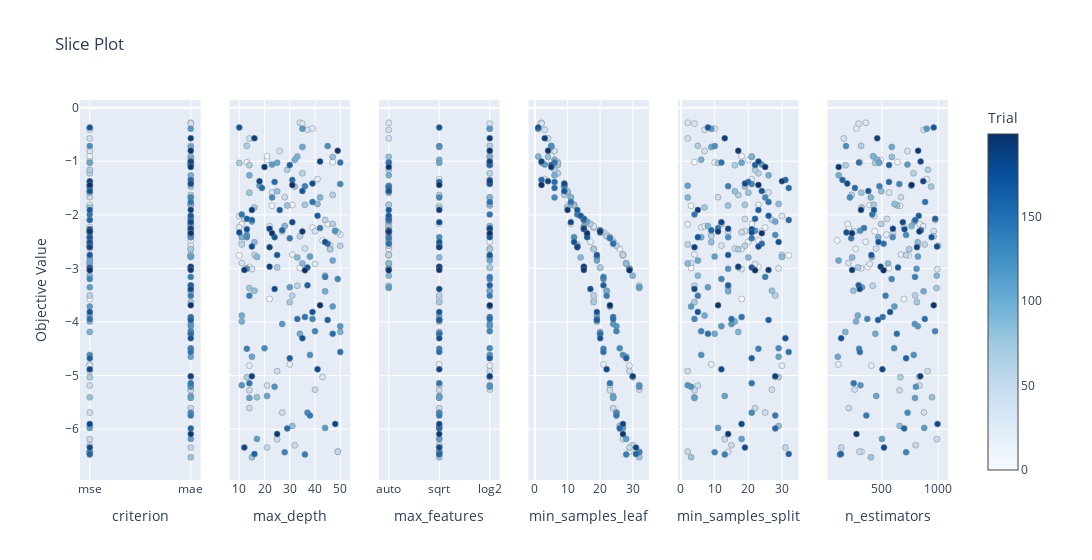

Notebook cell for this chart:
### Markdown cell above
These Plots provide insights into **the relationship between specific hyperparameters and the objective function value.** It visualizes how a particular hyperparameter or a combination of hyperparameters affects the optimization process.

### Code cell
optuna.visualization.plot_slice(study, params = ['n_estimators',
                                                 'max_depth',
                                                 'min_samples_split',
                                                 'min_samples_leaf',
                                                 'max_features',
                                                 'criterion',])

### Figure 1 — Plotly figure (JSON) as saved in the notebook; plotly's stock layout.template omitted (floating-point values rounded to 4 significant figures; data arrays with more than 128 entries replaced by an {"elided": "..."} marker saying what was removed)
{"data": [{"marker": {"color": {"elided": "200 int values"}, "colorbar": {"title": {"text": "Trial"}, "x": 1, "xpad": 40}, "colorscale": [[0, "rgb(247,251,255)"], [0.125, "rgb(222,235,247)"], [0.25, "rgb(198,219,239)"], [0.375, "rgb(158,202,225)"], [0.5, "rgb(107,174,214)"], [0.625, "rgb(66,146,198)"], [0.75, "rgb(33,113,181)"], [0.875, "rgb(8,81,156)"], [1, "rgb(8,48,107)"]], "line": {"color": "Grey", "width": 0.5}, "showscale": true}, "mode": "markers", "name": "Feasible Trial", "showlegend": false, "type": "scatter", "x": {"elided": "200 str values"}, "xaxis": "x", "y": {"elided": "200 float values"}, "yaxis": "y"}, {"marker": {"color": {"elided": "200 int values"}, "colorbar": {"title": {"text": "Trial"}, "x": 1, "xpad": 40}, "colorscale": [[0, "rgb(247,251,255)"], [0.125, "rgb(222,235,247)"], [0.25, "rgb(198,219,239)"], [0.375, "rgb(158,202,225)"], [0.5, "rgb(107,174,214)"], [0.625, "rgb(66,146,198)"], [0.75, "rgb(33,113,181)"], [0.875, "rgb(8,81,156)"], [1, "rgb(8,48,107)"]], "line": {"color": "Grey", "width": 0.5}, "showscale": false}, "mode": "markers", "name": "Feasible Trial", "showlegend": false, "type": "scatter", "x": {"elided": "200 int values"}, "xaxis": "x2", "y": {"elided": "200 float values"}, "yaxis": "y2"}, {"marker": {"color": {"elided": "200 int values"}, "colorbar": {"title": {"text": "Trial"}, "x": 1, "xpad": 40}, "colorscale": [[0, "rgb(247,251,255)"], [0.125, "rgb(222,235,247)"], [0.25, "rgb(198,219,239)"], [0.375, "rgb(158,202,225)"], [0.5, "rgb(107,174,214)"], [0.625, "rgb(66,146,198)"], [0.75, "rgb(33,113,181)"], [0.875, "rgb(8,81,156)"], [1, "rgb(8,48,107)"]], "line": {"color": "Grey", "width": 0.5}, "showscale": false}, "mode": "markers", "name": "Feasible Trial", "showlegend": false, "type": "scatter", "x": {"elided": "200 str values"}, "xaxis": "x3", "y": {"elided": "200 float values"}, "yaxis": "y3"}, {"marker": {"color": {"elided": "200 int values"}, "colorbar": {"title": {"text": "Trial"}, "x": 1, "xpad": 40}, "colorscale": [[0, "rgb(247,251,255)"], [0.125, "rgb(222,235,247)"], [0.25, "rgb(198,219,239)"], [0.375, "rgb(158,202,225)"], [0.5, "rgb(107,174,214)"], [0.625, "rgb(66,146,198)"], [0.75, "rgb(33,113,181)"], [0.875, "rgb(8,81,156)"], [1, "rgb(8,48,107)"]], "line": {"color": "Grey", "width": 0.5}, "showscale": false}, "mode": "markers", "name": "Feasible Trial", "showlegend": false, "type": "scatter", "x": {"elided": "200 int values"}, "xaxis": "x4", "y": {"elided": "200 float values"}, "yaxis": "y4"}, {"marker": {"color": {"elided": "200 int values"}, "colorbar": {"title": {"text": "Trial"}, "x": 1, "xpad": 40}, "colorscale": [[0, "rgb(247,251,255)"], [0.125, "rgb(222,235,247)"], [0.25, "rgb(198,219,239)"], [0.375, "rgb(158,202,225)"], [0.5, "rgb(107,174,214)"], [0.625, "rgb(66,146,198)"], [0.75, "rgb(33,113,181)"], [0.875, "rgb(8,81,156)"], [1, "rgb(8,48,107)"]], "line": {"color": "Grey", "width": 0.5}, "showscale": false}, "mode": "markers", "name": "Feasible Trial", "showlegend": false, "type": "scatter", "x": {"elided": "200 int values"}, "xaxis": "x5", "y": {"elided": "200 float values"}, "yaxis": "y5"}, {"marker": {"color": {"elided": "200 int values"}, "colorbar": {"title": {"text": "Trial"}, "x": 1, "xpad": 40}, "colorscale": [[0, "rgb(247,251,255)"], [0.125, "rgb(222,235,247)"], [0.25, "rgb(198,219,239)"], [0.375, "rgb(158,202,225)"], [0.5, "rgb(107,174,214)"], [0.625, "rgb(66,146,198)"], [0.75, "rgb(33,113,181)"], [0.875, "rgb(8,81,156)"], [1, "rgb(8,48,107)"]], "line": {"color": "Grey", "width": 0.5}, "showscale": false}, "mode": "markers", "name": "Feasible Trial", "showlegend": false, "type": "scatter", "x": {"elided": "200 int values"}, "xaxis": "x6", "y": {"elided": "200 float values"}, "yaxis": "y6"}], "layout": {"title": {"text": "Slice Plot"}, "width": 1800, "xaxis": {"anchor": "y", "categoryarray": ["mse", "mae"], "categoryorder": "array", "domain": [0, 0.1389], "title": {"text": "criterion"}, "type": "category"}, "xaxis2": {"anchor": "y2", "domain": [0.1722, 0.3111], "title": {"text": "max_depth"}}, "xaxis3": {"anchor": "y3", "categoryarray": ["auto", "sqrt", "log2"], "categoryorder": "array", "domain": [0.3444, 0.4833], "title": {"text": "max_features"}, "type": "category"}, "xaxis4": {"anchor": "y4", "domain": [0.5167, 0.6556], "title": {"text": "min_samples_leaf"}}, "xaxis5": {"anchor": "y5", "domain": [0.6889, 0.8278], "title": {"text": "min_samples_split"}}, "xaxis6": {"anchor": "y6", "domain": [0.8611, 1], "title": {"text": "n_estimators"}}, "yaxis": {"anchor": "x", "domain": [0, 1], "title": {"text": "Objective Value"}}, "yaxis2": {"anchor": "x2", "domain": [0, 1], "matches": "y", "showticklabels": false}, "yaxis3": {"anchor": "x3", "domain": [0, 1], "matches": "y", "showticklabels": false}, "yaxis4": {"anchor": "x4", "domain": [0, 1], "matches": "y", "showticklabels": false}, "yaxis5": {"anchor": "x5", "domain": [0, 1], "matches": "y", "showticklabels": false}, "yaxis6": {"anchor": "x6", "domain": [0, 1], "matches": "y", "showticklabels": false}}}
